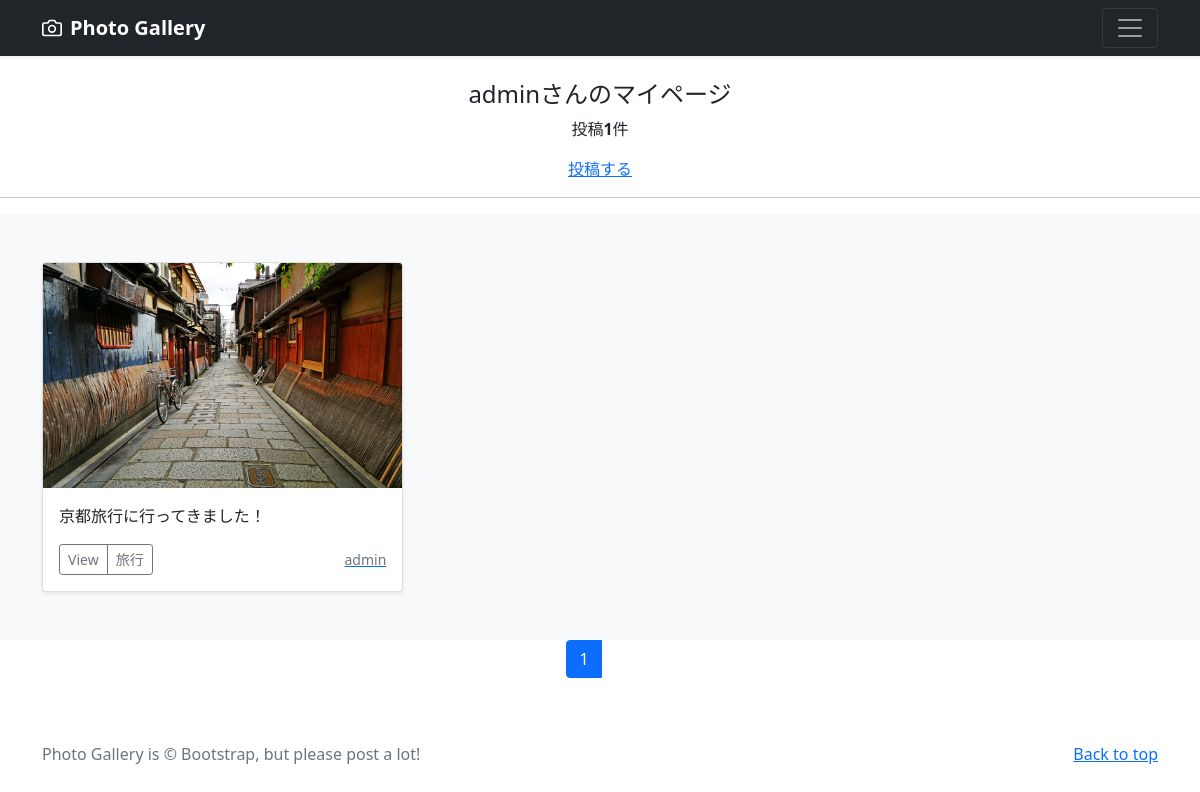
Screenshot of /mypage/ (signed in) with the database file from the repository.
### accounts/models.py (models this page shows)
class CustomUser(AbstractUser):
    pass

### photo/models.py (models this page shows, shortened)
class PhotoPost(models.Model):
    user = models.ForeignKey(
        CustomUser,
        verbose_name='ユーザー',
        on_delete=models.CASCADE
    )
    category = models.ForeignKey(
        Category,
        verbose_name='カテゴリ',
        on_delete=models.PROTECT
    )
    title = models.CharField(
        verbose_name='タイトル',
        max_length=200
    )
    comment = models.TextField(
        verbose_name='コメント'
    )
    image1 = models.ImageField(
        verbose_name='イメージ１',
        upload_to = 'photos'
    )
    image2 = models.ImageField(
        verbose_name='イメージ２',
        upload_to = 'photos',
        blank=True,
        null=True
    )
    posted_at = models.DateTimeField(
        verbose_name='投稿日時',
        auto_now_add=True
    )

class Category(models.Model):
    title = models.CharField(
        verbose_name='カテゴリ',
        max_length=20)

### photo/views.py (the view)
# urls.py: path('mypage/', views.MypageView.as_view(), name='mypage'),
class MypageView(ListView):
    template_name = 'mypage.html'
    paginate_by = 9
    def get_queryset(self):
        queryset = PhotoPost.objects.filter(
            user=self.request.user).order_by('-posted_at')
        return queryset

### photo/templates/mypage.html (shortened to what this page needs)
{% extends "base.html" %}
    {% block contents %}
    {% if user.is_authenticated %}
        <br>
        <div style="text-align:center">
            <h4>{{user.username}}さんのマイページ</h4>
            {% if object_list.count == 0 %}
                <p>{{use.username}}さんの投稿はありません</p>
            {% else %}
                <p>投稿<strong>{{object_list.count}}</strong>件</p>
            {% endif %}
            <a href="{% url 'photo:post' %}">投稿する</a>
        </div>
        <hr>
    {% endif %}
    {% include "photos_list.html" %}
    {% include "pagination.html" %}
    {% endblock %}

### photo/templates/photos_list.html (shortened to what this page needs)
<div class="album py-5 bg-light">
  <div class="container">
    <div class="row row-cols-1 row-cols-sm-2 row-cols-md-3 g-3">
      {% for record in object_list %}
      <div class="col">
        <div class="card shadow-sm">
          <img src="{{ record.image1.url }}"
               class="bd-placeholder-img card-img-top"
               width="100%" height="225"
               xmlns="http://www.w3.org/2000/svg"
               role="img" aria-label="Placeholder: Thumbnail"
               preserveAspectRatio="xMidYMid slice"
               focusable="false">
               <rect width="100%" height="100%" fill="#55595c"/>
          <div class="card-body">
            <p class="card-text">{{record.title}}</p>
            <div class="d-flex justify-content-between align-items-center">
              <div class="btn-group">
                <button type="button"
                        class="btn btn-sm btn-outline-secondary"
                        onclick="location.href='{% url 'photo:photo_detail' record.pk %}'">
                        View</button>
                <buttom type="buttom"
                        class="btn btn-sm btn-outline-secondary"
                        onclick="location.href='{% url 'photo:photos_cat' category=record.category.id %}'">
                        {{record.category.title}}</button>
              </div>
              <a href="{% url 'photo:user_list' user=record.user.id %}">
              <small class="text-muted">{{record.user.username}}</small>
              </a>
            </div>
          </div>
        </div>
      </div>
      {% endfor %}
    </div>
  </div>
</div>

### photo/templates/base.html (style rules this page uses)
.bd-placeholder-img { font-size: 1.125rem; text-anchor: middle; -webkit-user-select: none; -moz-user-select: none; user-select: none; }

### rows the page displays
CustomUser: username "admin"
PhotoPost: image1 (picture), title "京都旅行に行ってきました！", category "旅行", user.username "admin"

### other values shown
{{ object_list.count }} "1"
{{ num }} "1"
